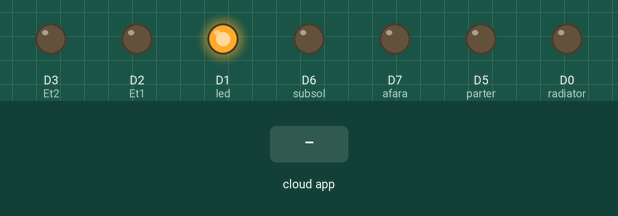
A sketch run on a simulated ESP8266 (NodeMCU). Parts: output pins drawn as LEDs (lit = HIGH). The inputs (shaded band) are chosen by the test bench. WiFi joins after 1.5 s; servers stay silent unless stated; the Firebase database answers and starts empty; what the sketch prints to the serial monitor is not drawn.

Above: at 2.7 s.
2.8 s: the phone or cloud app sets led to 0
At 4.9 s:
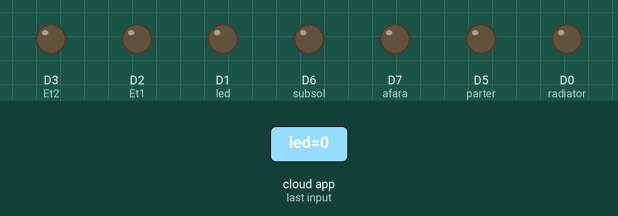
5.2 s: the phone or cloud app sets radiator to 1
At 7.2 s:
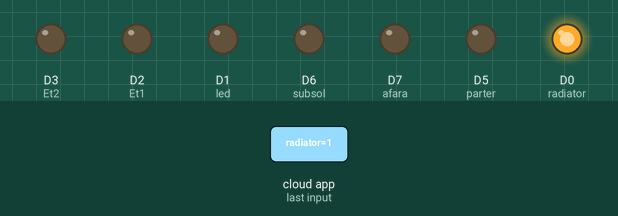
7.5 s: the phone or cloud app sets parter to 1
At 9.4 s:
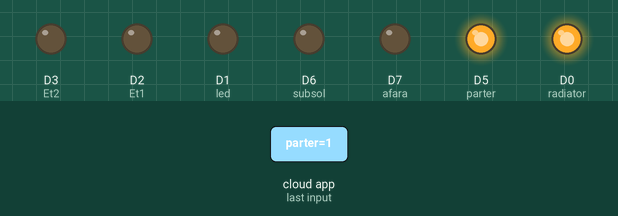
9.7 s: the phone or cloud app sets afara to 1
At 10.4 s:
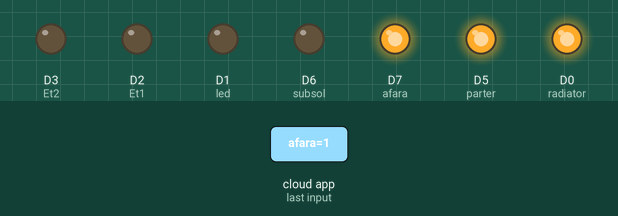
11.4 s: the phone or cloud app sets led to 1
At 12.8 s:
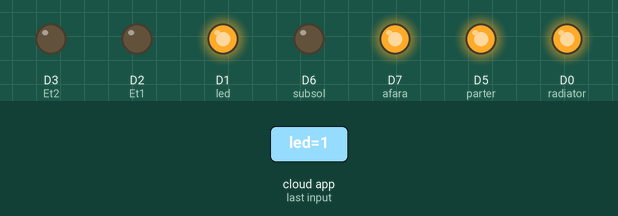
13.6 s: the phone or cloud app sets radiator to 0
At 15.2 s:
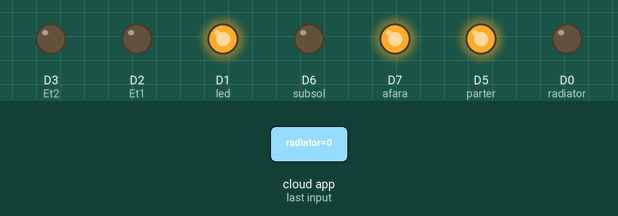
Timing chart, 0 to 16.7 s (numbered marks = the images above; inputs shaded):
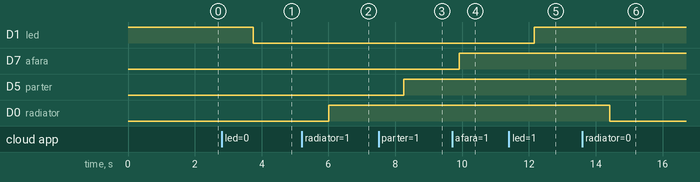

Measured:
- after the input at 2.8 s, D1 (led): HIGH → LOW after 0.95 s
- after the input at 5.2 s, D0 (radiator): LOW → HIGH after 0.81 s
- after the input at 7.5 s, D5 (parter): LOW → HIGH after 0.76 s
- after the input at 9.7 s, D7 (afara): LOW → HIGH after 0.21 s
- after the input at 11.4 s, D1 (led): LOW → HIGH after 0.76 s
- after the input at 13.6 s, D0 (radiator): HIGH → LOW after 0.81 s

The sketch:

nodeInt.ino
```cpp
#include "FirebaseESP8266.h"  // Instaleaza libraria Firebase pentru ESP8266
#include <ESP8266WiFi.h>
#include <DHT.h>    // Instaleaza libraria DHT11 si libraria de senzor Adafruit Unified
//realizarea conexiunii cu Firebase
#define FIREBASE_HOST "fir-iot-27cf7-default-rtdb.firebaseio.com" //Without http:// or https:// schemes
#define FIREBASE_AUTH "nOkf5M1wQJElXDAUoOzR4YWeq1S5K90vzZhntZKV"
#define WIFI_SSID "DIGI-01024552"
#define WIFI_PASSWORD "YEhi8I3I"
//#define ONE_WIRE_BUS D2
//#define DHT2PIN 0
#define DHTPIN 2// Connect Data pin of DHT to D2
int led = D1;     // Connect LED to D5
int radiator = D0;
int parter = D5;
int afara = D7;
int subsol = D6;
int Et1 = D2;
int Et2 = D3;
//int buzzer=D5;
//int sens;
//int yx;
//int xx;
//int kk;
//int ll;
//int Senz=D6;
//int m1=D7;
//int m2=D8;
//int i,k=0,r=0,p=1,k1=0,d,r1,r2,r3,r4;
//int l=0;
//l era bool si k era 0 si l cred ca era 0
//Servo myservo;
//Servo garaj;
#define DHTTYPE    DHT11
DHT dht(DHTPIN, DHTTYPE);
//DHT dht2(DHT2PIN, DHTTYPE);
//int fanPin = D4;
//Define FirebaseESP8266 data object
FirebaseData firebaseData;
//FirebaseData firebaseData2;
FirebaseData ledData;
FirebaseData radiatorData;
//FirebaseData parterData;
FirebaseData afaraData;
//FirebaseData subsolData;
//FirebaseData Et1Data;
//FirebaseData Et2Data;
//FirebaseData poartaData;
//FirebaseData usaData;
FirebaseJson json;
float temperature;
//OneWire oneWire(ONE_WIRE_BUS);
//DallasTemperature sensors(&oneWire);


void setup()
{
  analogWrite(D1,1023);
  //!!!!!!!!!!!Posibila problema
  //asta e pus nou !!!!!  sensors.begin();
  //
 // pinMode(led, OUTPUT);
  Serial.begin(9600);
  //dht2.begin();
    //dht.begin();
  pinMode(led,OUTPUT);
  pinMode(radiator,OUTPUT);
  pinMode(parter,OUTPUT);
  pinMode(afara,OUTPUT);
 pinMode(Et1,OUTPUT);
  pinMode(Et2,OUTPUT);
  pinMode(subsol,OUTPUT);
  WiFi.begin(WIFI_SSID, WIFI_PASSWORD);
  Serial.print("Connecting to Wi-Fi");
  while (WiFi.status() != WL_CONNECTED)
  {
    Serial.print(".");

    delay(300);
  }
  Serial.println();
  Serial.print("Connected with IP: ");
  Serial.println(WiFi.localIP());
  Serial.println();

  Firebase.begin(FIREBASE_HOST, FIREBASE_AUTH);
  Firebase.reconnectWiFi(true);}
  void loop(){
  // Wait for a bit before checking the temperature again
  //delay(1000);
  if (Firebase.getString(ledData, "/FirebaseIOT/led")){
    Serial.println(ledData.stringData());

    if (ledData.stringData() == "1") {
    digitalWrite(led, HIGH);
    Serial.println("ghgh");
    }
  else if (ledData.stringData() == "0"){
    digitalWrite(led, LOW);
    Serial.println("tyyrtr");
    }
  }if (Firebase.getString(radiatorData, "/FirebaseIOT/radiator")){
    Serial.println(radiatorData.stringData());

    if (radiatorData.stringData() == "1") {
    digitalWrite(radiator, HIGH);
    Serial.println("muuuu");
    }
  else if (radiatorData.stringData() == "0"){
    digitalWrite(radiator, LOW);
    Serial.println("arrrrr");
    }}
    if (Firebase.getString(ledData, "/FirebaseIOT/parter")){
    Serial.println(ledData.stringData());

    if (ledData.stringData() == "1") {
    digitalWrite(parter, HIGH);
    Serial.println("sssss");
    }
  else if (ledData.stringData() == "0"){
    digitalWrite(parter, LOW);
    Serial.println("ccccccc");
    }}
    if (Firebase.getString(ledData, "/FirebaseIOT/Et1")){
    Serial.println(ledData.stringData());

    if (ledData.stringData() == "1") {
    digitalWrite(Et1, HIGH);
    Serial.println("sssss");
    }
  else if (ledData.stringData() == "0"){
    digitalWrite(Et1, LOW);
    Serial.println("ccccccc");
    }}
     if (Firebase.getString(ledData, "/FirebaseIOT/Et2")){
    Serial.println(ledData.stringData());

    if (ledData.stringData() == "1") {
    digitalWrite(Et2, HIGH);
    Serial.println("sssss");
    }
  else if (ledData.stringData() == "0"){
    digitalWrite(Et2, LOW);
    Serial.println("ccccccc");
    }}
     if (Firebase.getString(ledData, "/FirebaseIOT/subsol")){
    Serial.println(ledData.stringData());

    if (ledData.stringData() == "1") {
    digitalWrite(subsol, HIGH);
    Serial.println("sssss");
    }
  else if (ledData.stringData() == "0"){
    digitalWrite(subsol, LOW);
    Serial.println("ccccccc");
    }}

    if (Firebase.getString(afaraData, "/FirebaseIOT/afara")){
    Serial.println(afaraData.stringData());

    if (afaraData.stringData() == "1") {
    digitalWrite(afara, HIGH);
    Serial.println("qqqqqq");
    }
  else if (afaraData.stringData() == "0"){
    digitalWrite(afara, LOW);
    Serial.println("pppppp");
    }
  }}
```
